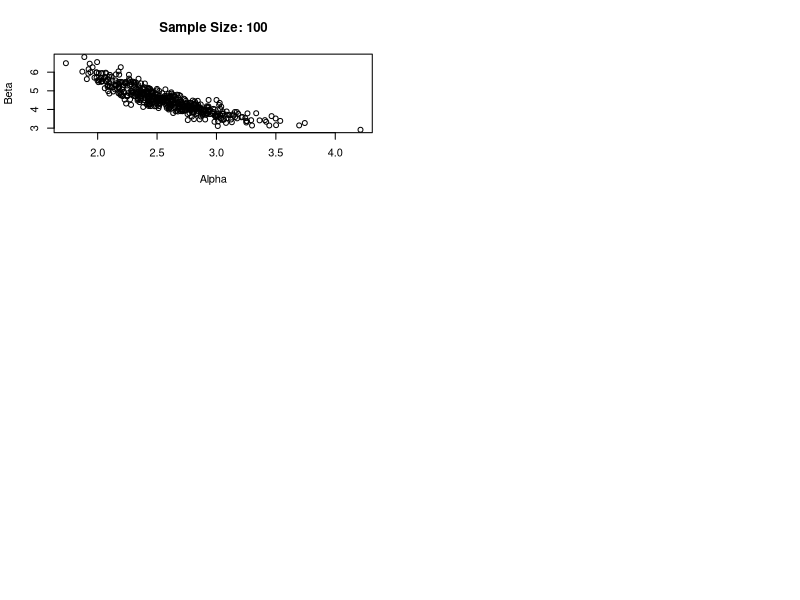

Source code (R): (Note: this script raises an error after producing the figure.)
#####################################################
#####################################################
# Proyecto 2, Estadistica - Alejandro Borda 202020727
#####################################################
#####################################################


#---------------------------------------------
# PARTE I: NEWTON RAPHSON
#---------------------------------------------

#DEFINIMOS l(theta), sus derivadas parciales y la funcion f a resolver

log_likelihood = function(par1, par2, data) {
  shape = par1
  scale = par2
  n = length(data)
  sum(dgamma(data, shape, scale, log = TRUE))
}

f = function(alpha_k, beta_k, data){
  n = length(data)
  f1 = sum(log(data) - digamma(alpha_k) - log(beta_k))
  f2 = sum(data/beta_k^2 - alpha_k/beta_k)
  return (c(f1, f2))
}

# IMPLEMENTAMOS NEWTON-RAPHSON

Df_inverse = function(alpha, beta, data) {
  
  n = length(data)
  
  f1_alpha = function(alpha, beta, n) {
    -n * trigamma(alpha)
  }
  f1_beta = function(alpha, beta, n) {
    -n / beta
  }
  f2_alpha = function(alpha, beta, n) {
    -n / beta
  }
  f2_beta = function(alpha, beta, n) {
    -2*n*mean(data)/beta^3 + alpha*n/beta^2
  }
  
  # Creamos Df
  matrix_Df = matrix(c(f1_alpha(alpha, beta, n),
                       f1_beta(alpha, beta, n),
                       f2_alpha(alpha, beta, n),
                       f2_beta(alpha, beta, n)), nrow = 2, byrow = TRUE)
  
  # Inversa de Df
  matrix_inverse = solve(matrix_Df)
  return(matrix_inverse)
}


NR = function(alpha_k, beta_k, data) {
  if (!all(is.numeric(data))) {
    stop("Data vector contains non-numeric values.")
  }
  
  tol = 1e-6  # Threshold de convergencia (recomendado)
  max_iter = 500 
  iter = 0  
  converged = FALSE 
  
  while (!converged && iter < max_iter) {
    
    n = length(data)

    Dfinv = Df_inverse(alpha_k, beta_k, data)
    coord_n = c(alpha_k, beta_k) - Dfinv %*% f(alpha_k, beta_k, data)
    
    # Revisamos convergencia
    if (!any(is.na(coord_n))) {
      if (max(abs(coord_n - c(alpha_k, beta_k))) < tol) {
        converged = TRUE
      } else {
        alpha_k = coord_n[1]
        beta_k = coord_n[2]
        iter = iter + 1
      }
    } else {
      stop("Convergence failed: NaN values encountered.")
    }
    print(paste("Iteration:", iter))
  }
  
  return(coord_n)
}


######################################################
#--------PARTE II GRAFICAS DE LOS ESTIMADORES---------
######################################################

alpha_v = 2.5
beta_v = 4.6
n_list = list(100, 200, 500, 1000, 2000)
m = 500
moments = list(list(), list(), list(), list(), list()) #Cada lista interior corresponde
EMVs = list(list(), list(), list(), list(), list()) # a un n fijo

for (j in 1:5) { # iteramos sobre el numero de n's 
  
  n = n_list[[j]] 
  EMV_values = list()
  moments_values = list()
  
  for (i in 1:m) { # 500 iteraciones de un n fijo
    gammaData = rgamma(n, shape=alpha_v, scale=beta_v)
    est_alpha = mean(gammaData)^2 / var(gammaData) #alpha y beta por met. de momentos
    est_beta = var(gammaData) / mean(gammaData)
    est=list(est_alpha, est_beta)
    moments_values = c(moments_values, list(est))
    
    # Por NR
    EMV = NR(est_alpha, est_beta, gammaData)
    EMV_values = c(EMV_values, list(EMV))
  }
  
  EMVs[[j]] = EMV_values
  moments[[j]] = moments_values
}

###GRAFICAMOS para EMV###

par(mfrow=c(3, 2))
for (j in 1:5) {
  
  n = n_list[j]
  EMV_values = EMVs[[j]]
  x_values = sapply(EMV_values, "[[", 1)
  y_values = sapply(EMV_values, "[[", 2)
  
  plot(x_values, y_values, type="p", col="black", xlab="Alpha", ylab="Beta", main=paste("Sample Size:", n))
  points(alpha, beta, col = "blue", pch = 16)
}

#Boxplot
alpha_values = list()
beta_values = list()

for (j in 1:5) {
  
  EMV_values = EMVs[[j]]
  alpha_j = sapply(EMV_values, "[[", 1)
  beta_j = sapply(EMV_values, "[[", 2)
  
  alpha_values[[j]] = alpha_j
  beta_values[[j]] = beta_j
}

par(mfrow=c(2, 1))
boxplot(alpha_values, main="Boxplot of Alpha", xlab="Sample Size", ylab="Alpha")
boxplot(beta_values, main="Boxplot of Beta", xlab="Sample Size", ylab="Beta")



###GRAFICAMOS POR MET DE MOMENTS###

par(mfrow=c(3, 2))

for (j in 1:5) { 
  
  n = n_list[j]
  moment_values = moments[[j]]
  x_values = sapply(moment_values, "[[", 1)
  print(x_values)
  y_values = sapply(moment_values, "[[", 2)
  
  plot(x_values, y_values, type="p", col="orange", xlab="Alpha", ylab="Beta", main=paste("Sample Size:", n))
  points(alpha, beta, col = "blue", pch = 16)
}

#Boxplot
alpha_values = list()
beta_values = list()

for (j in 1:5) {  
  moment_values = moments[[j]]
  
  alpha_j = sapply(moment_values, "[[", 1)
  beta_j = sapply(moment_values, "[[", 2)
  
  alpha_values[[j]] = alpha_j
  beta_values[[j]] = beta_j
}

par(mfrow=c(2, 1))

boxplot(alpha_values, main="Boxplot of Alpha", xlab="Sample Size", ylab="Alpha")
boxplot(beta_values, main="Boxplot of Beta", xlab="Sample Size", ylab="Beta")



###################################################################
#-------------- PARTE III: Conjuntos de Confianza---------------
###################################################################

#Informacion de Fisher
If = function(alpha, beta) {
  matrix_If = matrix(c(trigamma(alpha),
                       1/beta,
                       1/beta,
                       alpha/beta^2), nrow = 2, byrow = TRUE)
  return (matrix_If)
  
}

theta_0 = list(alpha_v, beta_v) #Vector de valores reales

# Definimos la funcion que calcula el porcentaje de datos que caen en el set C

C = function(theta_0, data, n) {
  rho = qchisq(0.95, 1)
  counter = 0 
  
  for (i in 1:length(data)) {
    
    d = c(data[[i]][1], data[[i]][2]) #Formateamos los datos para calcular el rango
    thetaVec = c(theta_0[[1]], theta_0[[2]])
    F_info = If(data[[i]][1], data[[i]][2])
    mag = n*t(d - thetaVec) %*% F_info %*% (d - thetaVec) #Valor para revisar <= rho

    if (mag <= rho) { #Condicion de estar en C
      counter = counter + 1 
    }
  }
  
  return (counter / length(data))
}

print("Probabilidades para distintos n: ")
cat("Para n=100 la probabilidad es: ", C(theta_0, EMVs[[1]], 100), "\n")
cat("Para n=200 la probabilidad es: ", C(theta_0, EMVs[[2]], 200), "\n")
cat("Para n=500 la probabilidad es: ", C(theta_0, EMVs[[3]], 500), "\n")
cat("Para n=1000 la probabilidad es: ", C(theta_0, EMVs[[4]], 1000), "\n")
cat("Para n=2000 la probabilidad es: ", C(theta_0, EMVs[[5]], 2000), "\n")


#AREA DEL ELISPE: 

AE = function(theta_0, EMVs) {
  
  areas = list(list(), list(), list(), list(), list())
  rho = qchisq(0.95, 1)
  
  for (n in n_list){
    ind = which(n_list == n)
    data = EMVs[[ind]]
    A_values = list()
  
    for (i in 1:length(data)) {
      d = c(data[[i]][1], data[[i]][2]) #Formateamos los datos para calcular el rango
      thetaVec = c(theta_0[[1]], theta_0[[2]])
      F_info = If(theta_0[[1]], theta_0[[2]])
    
      U = eigen(F_info)$vectors #Obtenemos U para tener la variable Y
      lambda = eigen(F_info)$values
      D = diag(lambda)
      Y = t(U) %*% (d - thetaVec)
      cov_Y = cov(Y)
      eigen_Y = eigen(cov_Y)
      eigenvalues = eigen_Y$values
      eigenvectors = eigen_Y$vectors
        
      a = sqrt(max(eigenvalues)) #Semiejes de la elipse
      b = sqrt(min(eigenvalues))
      Area = pi * a * b #Area de la elipse
      A_values = c(A_values, list(Area)) #Agregamos a la lista
      
    }
    areas[[ind]] = A_values
  }
  return(areas)
  
}

#BOXPLOTS

areas = AE(theta_0, EMVs)
area_values = list()

for (j in 1:5) {  
  moment_values = areas[[j]]
  alpha_j = sapply(moment_values, "[[", 1)
  area_values[[j]] = alpha_j
}
par(mfrow=c(1, 1))
boxplot(area_values, main="Boxplot of Areas", xlab="Sample Size", ylab="area")


###################################################################
#------------ PARTE IV: Convergencia de la covarianza--------------
###################################################################


If_inv = solve(If(alpha_v, beta_v)) #Matriz inversa de If(theta_0)

covariances = list()
for (n in n_list){
  ind = which(n_list == n)
  EMV_val = unlist(EMVs[[ind]])
  x_list = list()
  y_list = list()
  
  for (k in 1:500){
    x = c(EMV_val[(k - 1) * 2 + 1]) #Extraemos alpha y beta correspondiente
    y = c(EMV_val[(k - 1) * 2 + 2])
    
    x_list[[k]] = x
    y_list[[k]] = y
    
    
  }
  x_matrix = matrix(c(unlist(x_list), unlist(y_list)), ncol = 2, byrow = FALSE)
  covariances[[ind]] = n*cov(x_matrix) #n*Cov a comparar con If(theta_0) inversa
  
}

print(covariances)
print(If_inv)

























